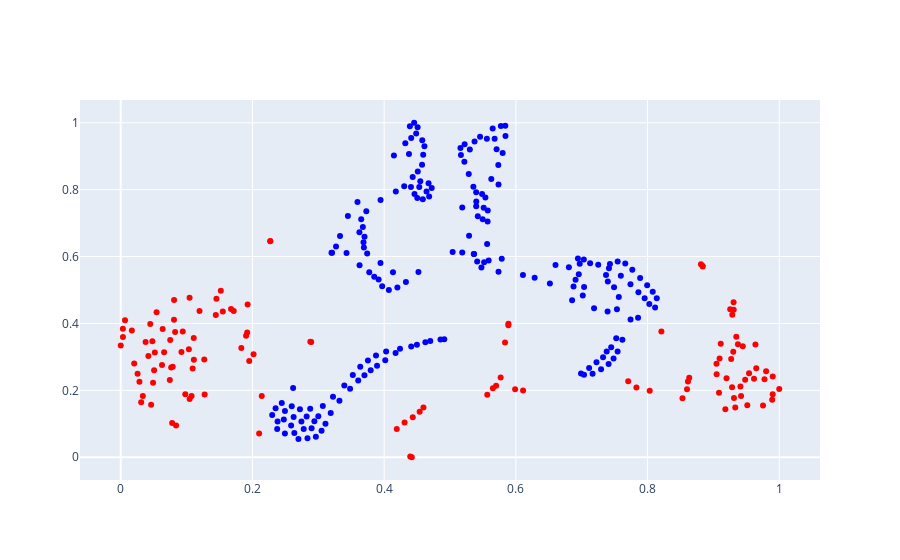

Notebook code cell kept with this figure:
### Code cell
viz_ds = np.concatenate([noisy_expert_buffer.observations[4877:5000], source_expert_ds.observations[:200]], axis=0)
tnse_gaussian = scaler.fit_transform(tnse.fit_transform(viz_ds))

fig = go.Figure()
fig.add_trace(
    go.Scatter(x=tnse_gaussian[:, 0], y=tnse_gaussian[:, 1], mode='markers', marker=dict(color=['red'] * 123 + ['blue'] * source_expert_ds.observations[:200].shape[0]))
)
fig.show()

### Figure 1 — Plotly figure (JSON) as saved in the notebook; plotly's stock layout.template omitted (floating-point values rounded to 4 significant figures; data arrays with more than 128 entries replaced by an {"elided": "..."} marker saying what was removed)
{"data": [{"marker": {"color": {"elided": "323 str values"}}, "mode": "markers", "type": "scatter", "x": {"elided": "323 float values"}, "y": {"elided": "323 float values"}}], "layout": {}}
